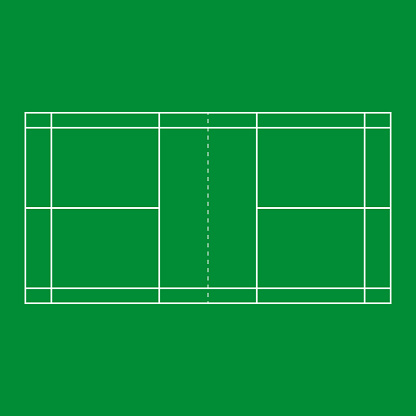
%> input picture SANN.jpg, 416 x 416 px
$ octave Test_3.m   (GNU Octave 9; MATLAB toolbox functions it lacks are replaced by stand-ins)
%> lines starting %> are read from the running program, lines starting %| are printed output that depends on the picture; in (x1, y1, x2, y2) boxes, pixels count from 0 and x2, y2 are one past the last pixel; in counts of white or black regions, pixels touching at a corner belong together; the program's own positions count from 1
clc
close all
clear all

img = imread('SANN.jpg');
%> img is the input picture: size 416x416x3 uint8; mean R, G, B 7.9, 143.9, 59
bw = im2bw(img, graythresh(img));
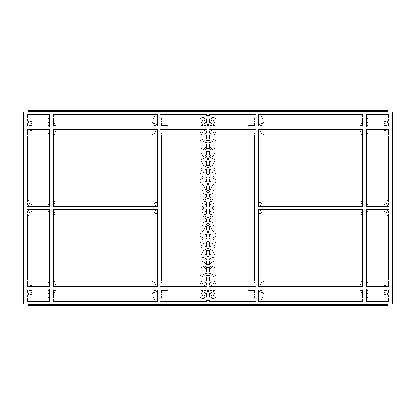
%> bw: size 416x416 logical; 96.5% white; black in thin lines or dots, all inside (x1, y1, x2, y2) = (23, 110, 393, 306)
bw = medfilt2(bw, [1,245]);
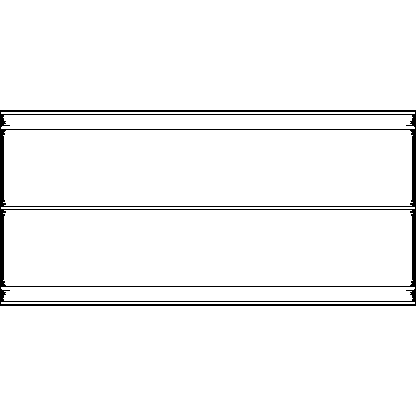
%> bw: size 416x416 logical; 96.7% white; 1 black region, box (x1, y1, x2, y2) and area: (0, 110, 416, 306) 5656
BW = edge(bw);
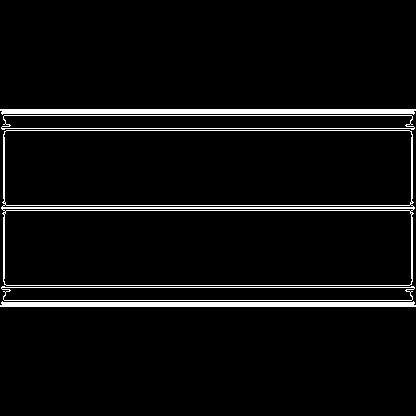
%> BW: size 416x416 logical; 5.2% white; 5 white regions, box (x1, y1, x2, y2) and area: (1, 130, 415, 286) 3028, (0, 109, 416, 115) 2074, (0, 301, 416, 307) 2074, (1, 115, 415, 130) 882, (1, 286, 415, 301) 882
figure(1),imshow(BW)
[H,T,R] = hough(BW);
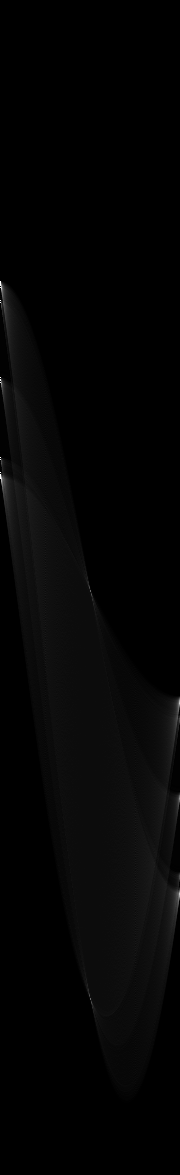
%> H: size 1175x180 double; min 0, max 416, mean 7.6; drawn with min black and max white
%> T = 180 values from -90 to 89; R = 1175 values from -587 to 587
P = houghpeaks(H, 7,'NHoodSize',[1 1],'threshold',ceil(0.01*max(H(:))));
%> P = [282 1; 283 1; 478 1; 479 1; 285 1; 286 1; 301 1]
lines = houghlines(BW, T, R, P, 'FillGap', 5, 'MinLength', 7);
%> lines = 7 lines; point1 to point2 (x, y): (1, 307) to (416, 307), (1, 306) to (416, 306), (1, 111) to (416, 111), (1, 110) to (416, 110), (2, 304) to (415, 304), (2, 303) to (415, 303), (2, 288) to (415, 288)
x = T(P(:,2)); y = R(P(:,1));
%> after `x = T(P(:,2))`: x = [-90 -90 -90 -90 -90 -90 -90]
%> after `y = R(P(:,1))`: y = [-306 -305 -110 -109 -303 -302 -287]
figure(2);
    imagesc(I);hold on;colormap gray;
%> (this line was passed over: imagesc is not available in this run)
    axis image;
    max_len = 0;
    for k = 1:length(lines)
       xy = [lines(k).point1; lines(k).point2];
       plot(xy(:,1),xy(:,2),'LineWidth',2,'Color','g');
       plot(xy(1,1),xy(1,2),'x','LineWidth',2,'Color','y');
       plot(xy(2,1),xy(2,2),'x','LineWidth',2,'Color','r');
       len = norm(lines(k).point1 - lines(k).point2);
       if ( len > max_len)
          max_len = len;
          xy_long = xy;
       end
    end
%> this loop made 7 passes
%> (len, max_len, xy_long) on pass 1: (415, 415, [1 307; 416 307])
%> (xy, len) on passes 2 to 7: ([1 306; 416 306], 415), ([1 111; 416 111], 415), ([1 110; 416 110], 415), ([2 304; 415 304], 413), ([2 303; 415 303], 413), ([2 288; 415 288], 413)
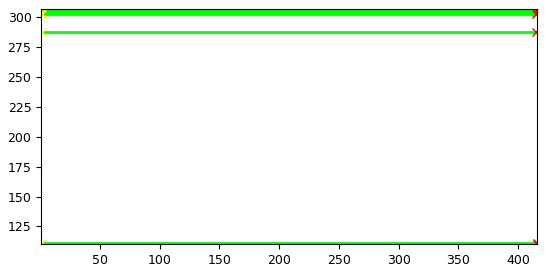
%> figure redrawn from the program's plot data
figure(),imshow(k)
